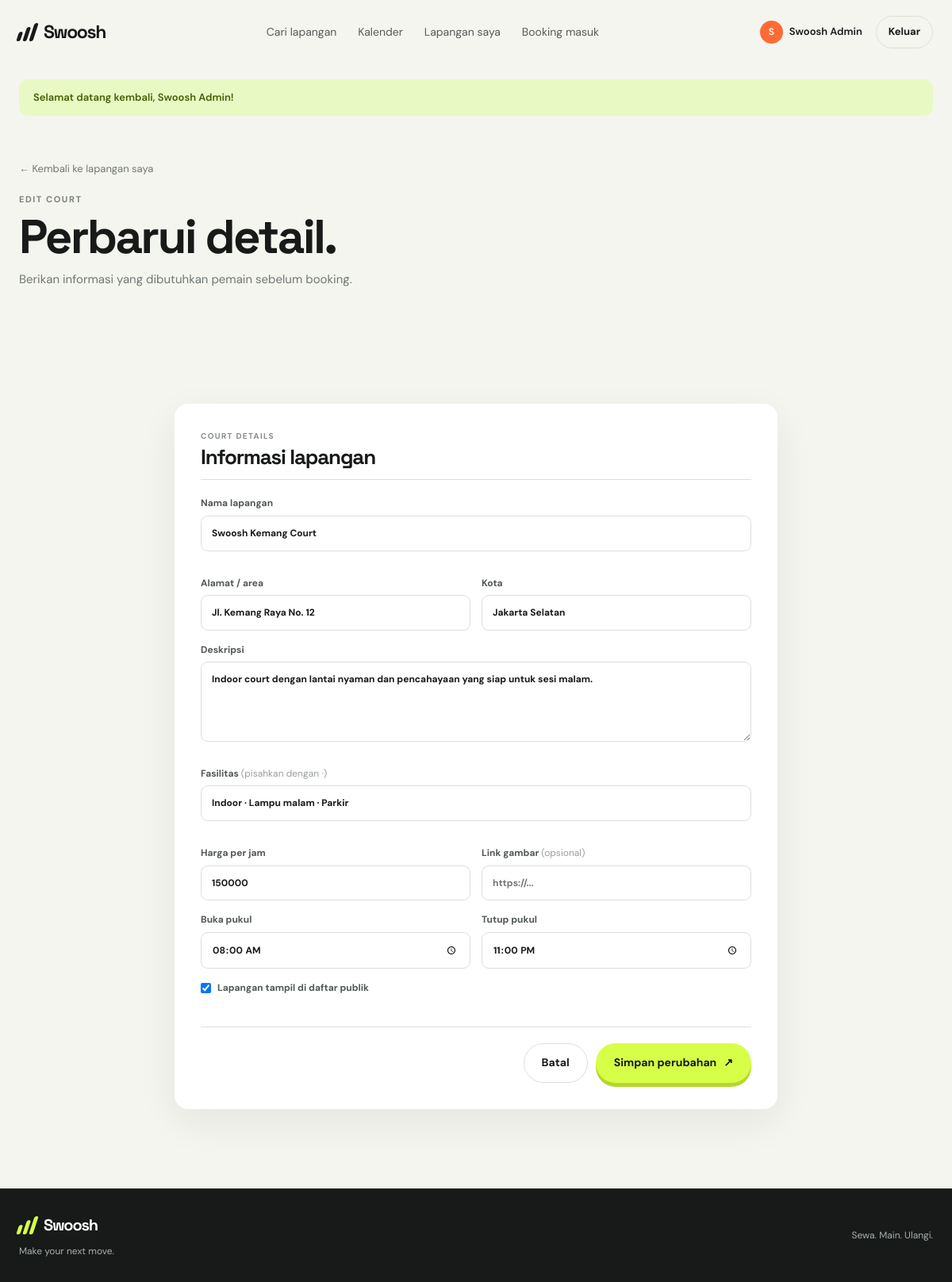
Page /?route=admin/fields/edit&id=1 (signed in) on the committed database.
### tables this page shows
CREATE TABLE `fields` (
  `id` int UNSIGNED NOT NULL,
  `owner_id` int UNSIGNED NOT NULL,
  `name` varchar(160) NOT NULL,
  `description` text,
  `location` varchar(190) NOT NULL,
  `city` varchar(100) NOT NULL,
  `price_per_hour` int UNSIGNED NOT NULL,
  `open_time` time NOT NULL DEFAULT '08:00:00',
  `close_time` time NOT NULL DEFAULT '22:00:00',
  `amenities` varchar(255) DEFAULT NULL,
  `image_url` varchar(500) DEFAULT NULL,
  `is_active` tinyint(1) NOT NULL DEFAULT '1',
  `created_at` timestamp NOT NULL DEFAULT CURRENT_TIMESTAMP,
  `updated_at` timestamp NOT NULL DEFAULT CURRENT_TIMESTAMP ON UPDATE CURRENT_TIMESTAMP
);

CREATE TABLE `users` (
  `id` int UNSIGNED NOT NULL,
  `name` varchar(120) NOT NULL,
  `email` varchar(190) NOT NULL,
  `password` varchar(255) NOT NULL,
  `role` enum('user','admin') NOT NULL DEFAULT 'user',
  `phone` varchar(30) DEFAULT NULL,
  `is_active` tinyint(1) NOT NULL DEFAULT '1',
  `created_at` timestamp NOT NULL DEFAULT CURRENT_TIMESTAMP,
  `updated_at` timestamp NOT NULL DEFAULT CURRENT_TIMESTAMP ON UPDATE CURRENT_TIMESTAMP
);

### app/core/Controller.php (called while the page is built, shortened)
<?php
abstract class Controller
{
    protected function view(string $view, array $data = []): void
    {
        extract($data);
        require APP_PATH . '/views/' . $view . '.php';
    }
}

### app/controllers/FieldController.php (called while the page is built, shortened)
<?php
final class FieldController extends Controller
{
    public function edit(): void
    {
        $field = (new Field())->find((int) ($_GET['id'] ?? 0));
        $this->view('admin/field-form', ['title' => 'Edit lapangan', 'field' => $field]);
    }
}

### public/index.php (called while the page is built, shortened)
<?php
require_once APP_PATH . '/core/bootstrap.php';
$route = trim($_GET['route'] ?? '', '/');
$routes = [
    '' => [HomeController::class, 'index'],
    'dashboard' => [HomeController::class, 'dashboard'],
    'login' => [AuthController::class, 'showLogin'],
    'login/submit' => [AuthController::class, 'login'],
    'register' => [AuthController::class, 'showRegister'],
    'register/submit' => [AuthController::class, 'register'],
    'logout' => [AuthController::class, 'logout'],
    'fields' => [FieldController::class, 'index'],
    'field/show' => [FieldController::class, 'show'],
    'booking/store' => [BookingController::class, 'store'],
    'booking/slots' => [BookingController::class, 'slots'],
    'bookings' => [BookingController::class, 'mine'],
    'calendar' => [BookingController::class, 'calendar'],
    'booking/cancel' => [BookingController::class, 'cancel'],
    'payment/checkout' => [PaymentController::class, 'checkout'],
    'payment/demo-complete' => [PaymentController::class, 'completeDemo'],
    'payment/webhook' => [PaymentController::class, 'webhook'],
    'admin/fields' => [AdminController::class, 'fields'],
    'admin/bookings' => [AdminController::class, 'bookings'],
    'admin/booking/status' => [AdminController::class, 'updateBooking'],
    'admin/fields/create' => [FieldController::class, 'create'],
    'admin/fields/store' => [FieldController::class, 'store'],
    'admin/fields/edit' => [FieldController::class, 'edit'],
    'admin/fields/update' => [FieldController::class, 'update'],
    'admin/fields/delete' => [FieldController::class, 'delete'],
];
[$controllerClass, $method] = $routes[$route];
try {
    (new $controllerClass())->$method();
} catch (Throwable $exception) {
    http_response_code(500);
    if ($exception instanceof PDOException) {
        error_log('Swoosh database error: ' . $exception->getMessage());
        $setupError = databaseSetupMessage($exception);
    } else {
        $setupError = (($_ENV['APP_ENV'] ?? 'local') === 'local')
            ? $exception->getMessage()
            : 'Terjadi kesalahan pada aplikasi.';
    }
    if ($route === 'booking/slots') {
        if (!$exception instanceof PDOException) {
            error_log('Swoosh slot endpoint error: ' . $exception->getMessage());
        }
        header('Content-Type: application/json; charset=utf-8');
        header('Cache-Control: no-store, no-cache, must-revalidate');
        echo json_encode(['error' => $setupError], JSON_UNESCAPED_UNICODE);
        exit;
    }
    require APP_PATH . '/views/errors/500.php';
}

### app/core/helpers.php (called while the page is built, shortened)
<?php
function e(mixed $value): string
{
    return htmlspecialchars((string) $value, ENT_QUOTES, 'UTF-8');
}
function appBasePath(): string
{
    $scriptPath = str_replace('\\', '/', (string) ($_SERVER['SCRIPT_NAME'] ?? '/index.php'));
    $directory = rtrim(dirname($scriptPath), '/.');
    return $directory === '' ? '' : $directory;
}
function url(string $route = '', array $params = []): string
{
    $query = $route !== '' ? ['route' => ltrim($route, '/')] : [];
    $query = array_merge($query, $params);
    return appBasePath() . ($query ? '/?' . http_build_query($query) : '/');
}
function asset(string $path): string
{
    return appBasePath() . '/' . ltrim($path, '/');
}
function flash(string $key, ?string $message = null): ?string
{
    $value = $_SESSION['_flash'][$key] ?? null;
    return $value;
}
function currentUser(): ?array
{
    return $_SESSION['user'] ?? null;
}
function isLoggedIn(): bool
{
    return currentUser() !== null;
}
function isAdmin(): bool
{
    return (currentUser()['role'] ?? '') === 'admin';
}

### app/core/Model.php (called while the page is built, shortened)
<?php
abstract class Model
{
    public function __construct()
    {
        $this->db = Database::connection();
    }
}

### app/core/bootstrap.php (called while the page is built, shortened)
<?php
require_once APP_PATH . '/core/helpers.php';
spl_autoload_register(function (string $class): void {
    $directories = [
        APP_PATH . '/core/',
        APP_PATH . '/controllers/',
        APP_PATH . '/models/',
        APP_PATH . '/services/',
    ];
    foreach ($directories as $directory) {
        $file = $directory . $class . '.php';
        if (is_file($file)) {
            return;
        }
    }
});

### app/core/Database.php (called while the page is built, shortened)
<?php
final class Database
{
    private static ?PDO $connection = null;
    public static function connection(): PDO
    {
        $host = $_ENV['DB_HOST'] ?? '127.0.0.1';
        $port = $_ENV['DB_PORT'] ?? '3306';
        $name = $_ENV['DB_NAME'] ?? 'swoosh';
        $user = $_ENV['DB_USER'] ?? 'root';
        $pass = $_ENV['DB_PASS'] ?? '';
        $dsn = "mysql:host={$host};port={$port};dbname={$name};charset=utf8mb4";
        self::$connection = new PDO($dsn, $user, $pass, [
            PDO::ATTR_ERRMODE => PDO::ERRMODE_EXCEPTION,
            PDO::ATTR_DEFAULT_FETCH_MODE => PDO::FETCH_ASSOC,
            PDO::ATTR_EMULATE_PREPARES => false,
        ]);
        return self::$connection;
    }
}

### app/models/Field.php (called while the page is built, shortened)
<?php
final class Field extends Model
{
    public function find(int $id): ?array
    {
        $statement = $this->db->prepare(
            'SELECT f.*, u.name AS owner_name, u.phone AS owner_phone
             FROM fields f JOIN users u ON u.id = f.owner_id WHERE f.id = ? LIMIT 1'
        );
        $statement->execute([$id]);
        return $statement->fetch() ?: null;
    }
}

### app/views/admin/field-form.php (the view)
<?php require APP_PATH . '/views/layouts/header.php'; $editing = (bool) $field; ?>
<section class="page-head compact"><div class="container page-head-inner"><div><a class="back-link" href="<?= url('admin/fields') ?>">← Kembali ke lapangan saya</a><div class="eyebrow"><?= $editing ? 'Edit court' : 'New court' ?></div><h1><?= $editing ? 'Perbarui detail.' : 'Tambahkan lapangan.' ?></h1><p>Berikan informasi yang dibutuhkan pemain sebelum booking.</p></div></div></section>
<section class="section section-light"><div class="container narrow-container"><form method="post" action="<?= url($editing ? 'admin/fields/update' : 'admin/fields/store') ?>" class="form-card"><input type="hidden" name="_csrf" value="<?= csrf_token() ?>"><?php if ($editing): ?><input type="hidden" name="id" value="<?= e($field['id']) ?>"><?php endif; ?><div class="form-card-heading"><span class="overline">COURT DETAILS</span><h2>Informasi lapangan</h2></div><label>Nama lapangan<input type="text" name="name" value="<?= $editing ? e($field['name']) : '' ?>" placeholder="Contoh: Swoosh Kemang Court" required></label><div class="form-row"><label>Alamat / area<input type="text" name="location" value="<?= $editing ? e($field['location']) : '' ?>" placeholder="Jl. Kemang Raya No. 12" required></label><label>Kota<input type="text" name="city" value="<?= $editing ? e($field['city']) : '' ?>" placeholder="Jakarta Selatan" required></label></div><label>Deskripsi<textarea name="description" rows="4" placeholder="Ceritakan hal yang membuat court ini spesial..."><?= $editing ? e($field['description']) : '' ?></textarea></label><label>Fasilitas <span class="optional">(pisahkan dengan ·)</span><input type="text" name="amenities" value="<?= $editing ? e($field['amenities']) : '' ?>" placeholder="Indoor · Lampu malam · Parkir"></label><div class="form-row"><label>Harga per jam<input type="number" name="price_per_hour" value="<?= $editing ? e($field['price_per_hour']) : '' ?>" min="1" placeholder="150000" required></label><label>Link gambar <span class="optional">(opsional)</span><input type="url" name="image_url" value="<?= $editing ? e($field['image_url']) : '' ?>" placeholder="https://..."></label></div><div class="form-row"><label>Buka pukul<input type="time" name="open_time" value="<?= $editing ? e($field['open_time']) : '08:00:00' ?>" required></label><label>Tutup pukul<input type="time" name="close_time" value="<?= $editing ? e($field['close_time']) : '22:00:00' ?>" required></label></div><?php if ($editing): ?><label class="check-label"><input type="checkbox" name="is_active" value="1" <?= $field['is_active'] ? 'checked' : '' ?>> Lapangan tampil di daftar publik</label><?php endif; ?><div class="form-actions"><a class="btn btn-ghost" href="<?= url('admin/fields') ?>">Batal</a><button class="btn btn-primary" type="submit"><?= $editing ? 'Simpan perubahan' : 'Terbitkan lapangan' ?> <span>↗</span></button></div></form></div></section>
<?php require APP_PATH . '/views/layouts/footer.php'; ?>

### app/views/layouts/header.php (shortened to what this page needs)
<?php
$successMessage = flash('success');
?>
<!DOCTYPE html>
<html lang="id">
<head>
    <link rel="stylesheet" href="<?= asset('assets/style.css') ?>">
    <link rel="stylesheet" href="<?= asset('assets/field-images.css') ?>">
</head>
<body>
<header class="site-header">
    <div class="container nav-wrap">
        <a class="brand" href="<?= url() ?>">
            <span class="brand-mark"><span></span><span></span><span></span></span>
            <span>Swoosh</span>
        </a>
        <nav class="main-nav">
            <a href="<?= url('fields') ?>">Cari lapangan</a>
            <?php if (isLoggedIn()): ?>
                <a href="<?= url('calendar') ?>">Kalender</a>
                <?php if (isAdmin()): ?>
                    <a href="<?= url('admin/fields') ?>">Lapangan saya</a>
                    <a href="<?= url('admin/bookings') ?>">Booking masuk</a>
                <?php else: ?>
                    <a href="<?= url('bookings') ?>">Booking saya</a>
                <?php endif; ?>
            <?php endif; ?>
        </nav>
        <div class="nav-actions">
            <?php if (isLoggedIn()): ?>
                <a class="user-chip" href="<?= url('dashboard') ?>"><span class="avatar"><?= e(strtoupper(substr(currentUser()['name'], 0, 1))) ?></span><?= e(currentUser()['name']) ?></a>
                <a class="btn btn-ghost btn-small" href="<?= url('logout') ?>">Keluar</a>
            <?php else: ?>
                <a class="btn btn-ghost btn-small" href="<?= url('login') ?>">Masuk</a>
                <a class="btn btn-dark btn-small" href="<?= url('register') ?>">Daftar</a>
            <?php endif; ?>
        </div>
    </div>
</header>
<main>
    <?php if ($successMessage): ?><div class="container flash flash-success"><?= e($successMessage) ?></div><?php endif; ?>

### public/assets/style.css (style rules this page uses)
:root { --ink:#171a19;--muted:#707875;--paper:#f5f5f0;--white:#fff;--lime:#d7ff47;--orange:#ff6b35;--line:#dedfda;--dark:#171a19;--radius:18px;--shadow:0 16px 50px #161b1912 }
* { box-sizing:border-box }
html { scroll-behavior:smooth }
body { margin:0;background:var(--paper);color:var(--ink);font-family:"DM Sans",sans-serif;font-size:15px;line-height:1.55 }
a { color:inherit;text-decoration:none }
button,input,select,textarea { font:inherit }
button { cursor:pointer }
h1,h2,h3,p { margin-top:0 }
h1,h2,h3,.brand { font-family:"Space Grotesk",sans-serif;letter-spacing:-.045em }
h1 { font-size:clamp(42px,6vw,78px);line-height:.98;margin:14px 0 22px }
h2 { font-size:clamp(32px,4vw,52px);line-height:1.02;margin:10px 0 18px }
.container { width:min(1180px,calc(100% - 48px));margin:0 auto }
.site-header { height:82px;background:var(--paper);display:flex;align-items:center;border-bottom:1px solid transparent }
.nav-wrap { display:flex;align-items:center;justify-content:space-between;gap:25px }
.brand { display:flex;align-items:center;gap:10px;font-weight:700;font-size:23px;letter-spacing:-.06em }
.brand-mark { display:inline-flex;align-items:flex-end;gap:3px;height:23px;transform:skew(-18deg) }
.brand-mark span { display:block;width:5px;border-radius:5px;background:var(--ink) }
.brand-mark span:nth-child(1) { height:12px }
.brand-mark span:nth-child(2) { height:18px }
.brand-mark span:nth-child(3) { height:23px }
.main-nav { display:flex;gap:27px;color:#565c58;font-size:14px }
.nav-actions { display:flex;align-items:center;gap:9px }
.user-chip { display:flex;gap:8px;align-items:center;font-size:13px;font-weight:600;margin-right:8px }
.avatar { width:29px;height:29px;border-radius:50%;display:grid;place-items:center;background:var(--orange);color:#fff;font-size:12px }
.btn { display:inline-flex;justify-content:center;align-items:center;gap:9px;border:1px solid transparent;border-radius:999px;padding:13px 22px;font-weight:700;font-size:14px;transition:.2s ease }
.btn-primary { background:var(--lime);color:var(--ink);box-shadow:0 5px 0 #b4d72d }
.btn-ghost { border-color:var(--line);background:transparent }
.btn-small { padding:9px 15px;font-size:13px }
.eyebrow { font-size:11px;letter-spacing:.14em;text-transform:uppercase;font-weight:700;color:#7a817c }
.overline { font-size:10px;letter-spacing:.13em;font-weight:700;color:#868d87;display:block;margin-bottom:5px }
.section { padding:100px 0 }
.section-light { background:var(--paper) }
.flash { margin-top:18px;border-radius:10px;padding:13px 18px;font-size:13px;font-weight:600 }
.flash-success { background:#e8f9c4;color:#456000 }
.page-head { padding:72px 0 54px;background:var(--paper) }
.page-head.compact { padding:55px 0 45px }
.page-head-inner { display:flex;align-items:end;justify-content:space-between;gap:20px }
.page-head h1 { font-size:clamp(40px,5vw,64px);margin:10px 0 12px }
.page-head p { color:var(--muted);margin:0 }
.page-head .back-link { margin-bottom:20px }
.back-link { font-size:13px;color:var(--muted);display:inline-block }
.calendar-picker>label,.form-stack>label,.form-card>label,.booking-form-card label { display:block;font-size:12px;font-weight:700;color:#515853;margin-bottom:16px }
.calendar-picker input,.form-stack input,.form-card input,.form-card textarea,.form-stack textarea,.booking-form-card textarea,.booking-form-card select { display:block;width:100%;border:1px solid var(--line);border-radius:9px;background:#fff;padding:12px 13px;outline:0;margin-top:6px;color:var(--ink) }
.form-stack label,.form-card label,.booking-form-card label { font-weight:700;font-size:12px;color:#515853 }
.form-row { display:grid;grid-template-columns:1fr 1fr;gap:14px }
.form-row>label { margin:0 }
.optional { font-weight:400;color:#9aa09b }
.narrow-container { max-width:760px }
.form-card { background:#fff;box-shadow:var(--shadow);border-radius:17px;padding:33px;display:flex;flex-direction:column;gap:15px }
.form-card-heading { border-bottom:1px solid var(--line);padding-bottom:15px;margin-bottom:5px }
.form-card-heading h2 { font-size:26px;margin:5px 0 0 }
.form-card textarea { resize:vertical }
.check-label { display:flex!important;align-items:center;gap:8px }
.check-label input { width:auto!important;margin:0!important }
.form-actions { display:flex;justify-content:flex-end;gap:10px;border-top:1px solid var(--line);padding-top:20px;margin-top:8px }

### rows in the picture
fields: owner.name "S", owner.name "Swoosh Admin", name "Swoosh Kemang Court", location "Jl. Kemang Raya No. 12", city "Jakarta Selatan", description "Indoor court dengan lantai nyaman dan pencahayaan yang siap untuk sesi malam.", amenities "Indoor · Lampu malam · Parkir", price_per_hour "150000", open_time "08:00:00", close_time "23:00:00", is_active "☑"

### other values in the picture
$successMessage "Selamat datang kembali, Swoosh Admin!"
